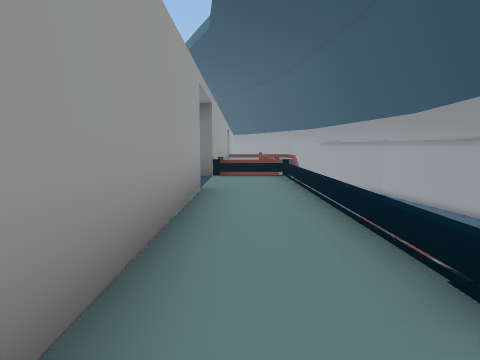
view 1 (above)

23 first-person views from a walk through a Unity game level. The camera is 1.5 m above the floor, tilts 6° down and sees 75° across. The floor is counted in squares, 2 m on a side. Each view is taken from the middle of a square. On the plan, view 1 faces up. The plan holds only what a view shows up to about 10 squares ahead; the rest is blank. The place goes on beyond the plan. The player is left out.

view 2
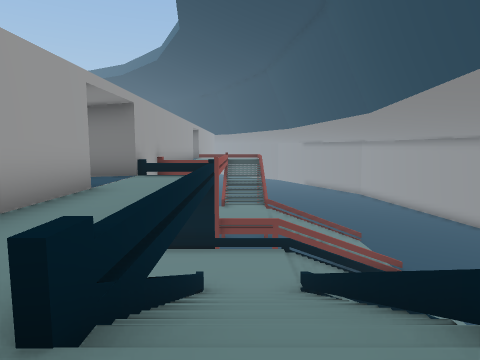

view 3
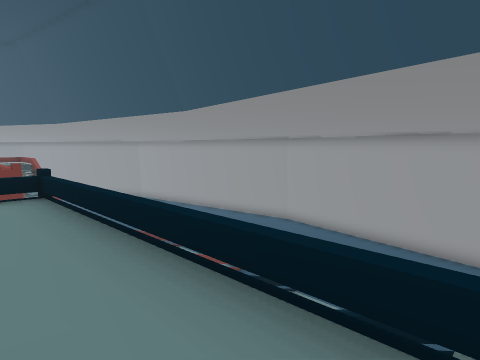

view 4
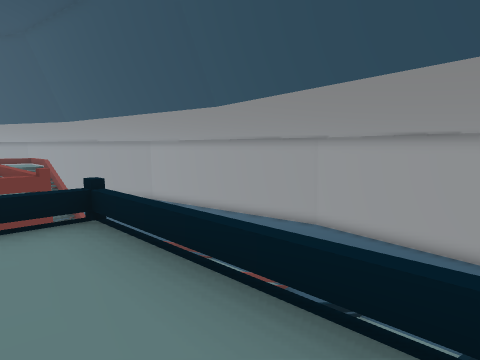

view 5
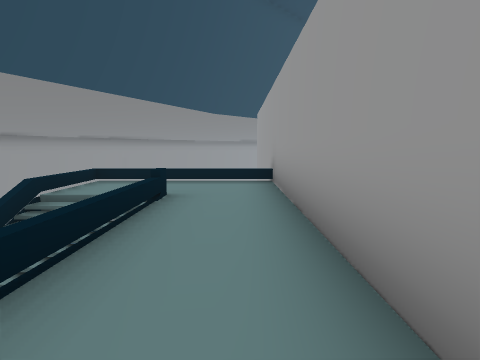

view 6
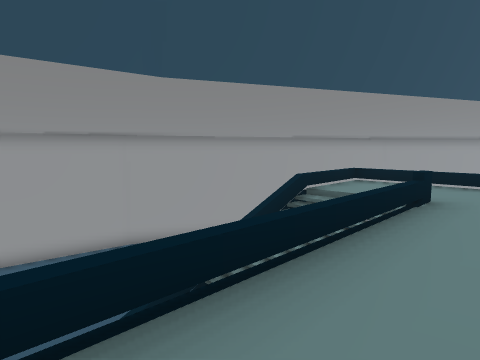

view 7
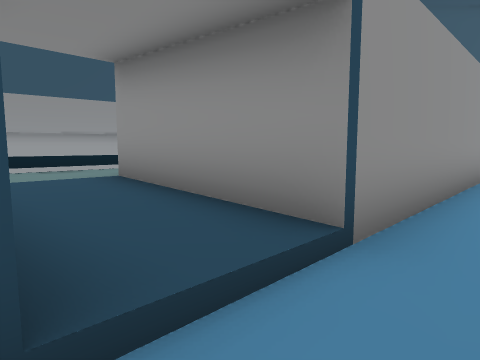

view 8
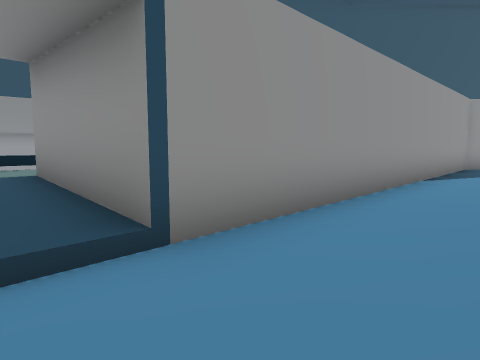

view 9
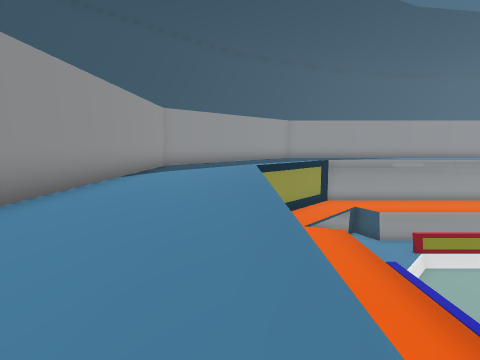

view 10
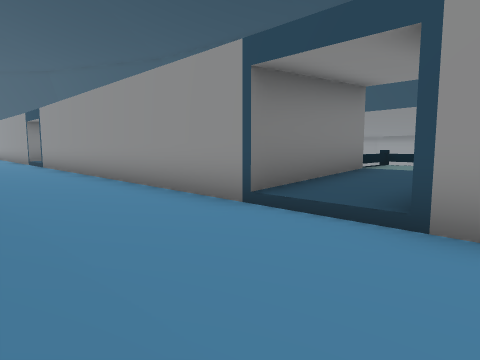

view 11
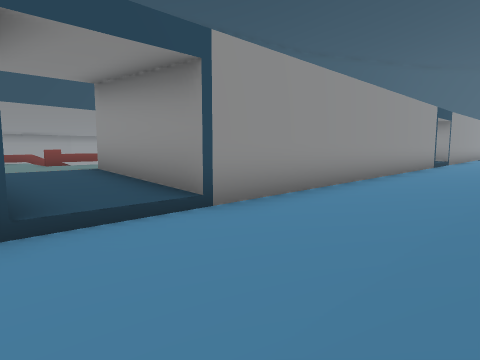

view 12
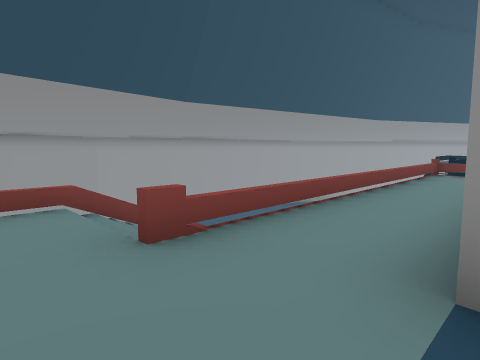

view 13
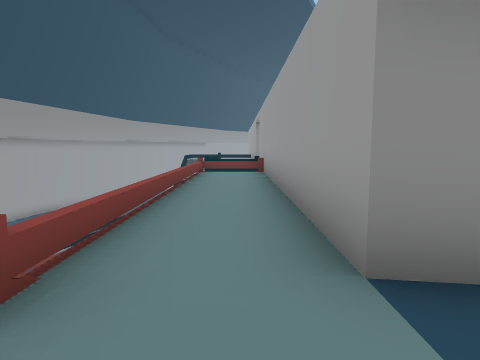

view 14
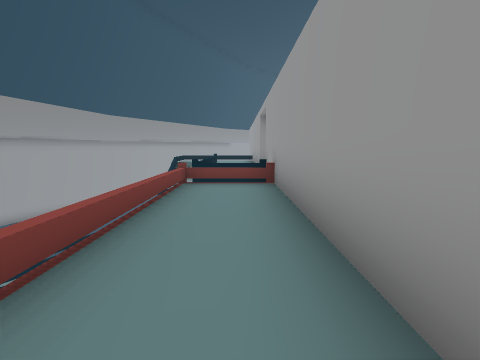

view 15
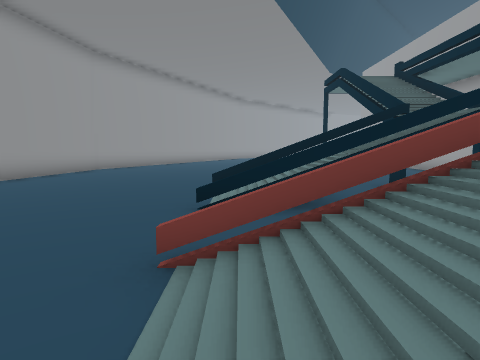

view 16
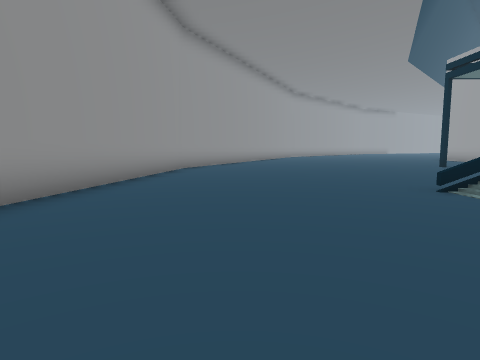

view 17
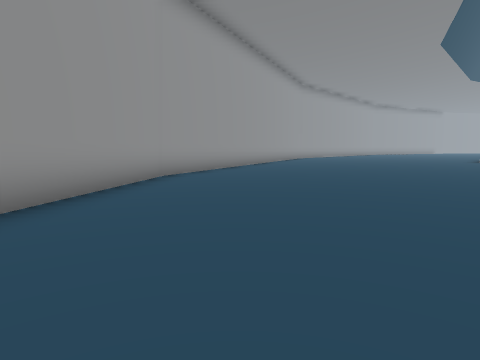

view 18
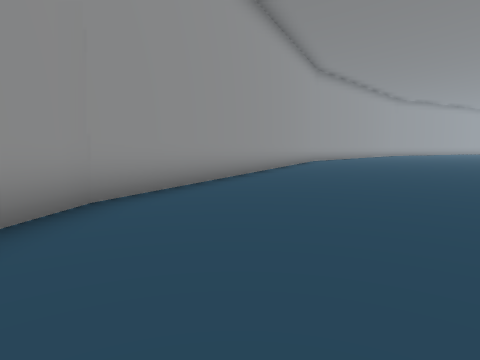

view 19
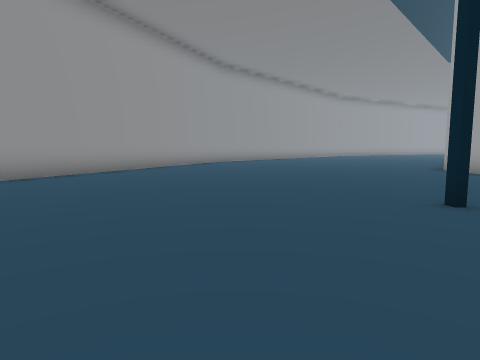

view 20
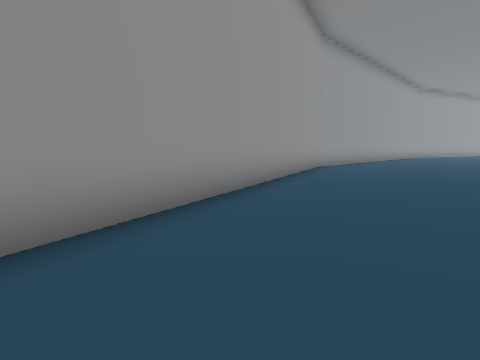

view 21
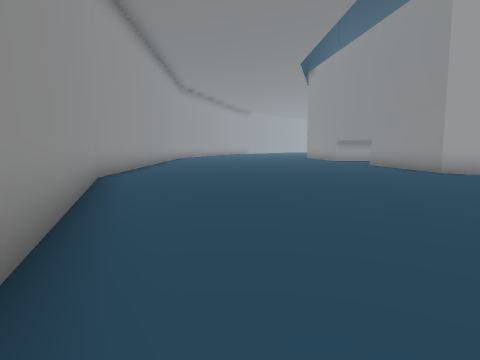

view 22
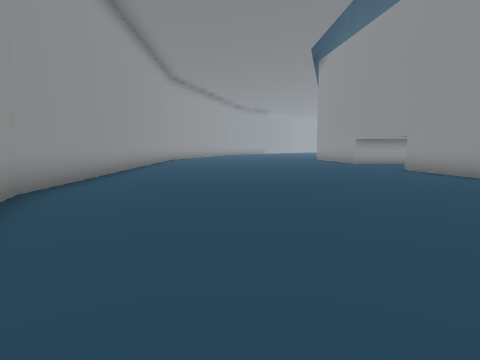

view 23
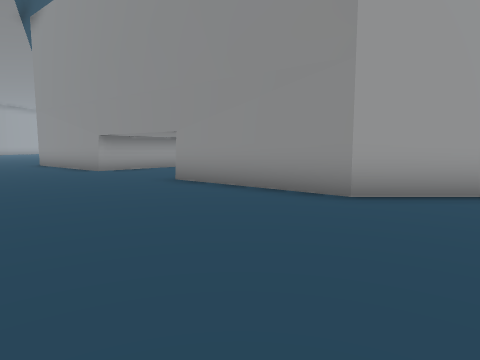

### Floor plan
Key: @ floor where view 1 was taken; # wall or solid block; x gap in a wall; . main floor; - floor 0.25 m lower than the main floor; : floor 3 m higher than the main floor; + floor 6.5 m higher than the main floor; * floor 6.75 m higher than the main floor; % floor 7 m higher than the main floor; & floor 7.5 m higher than the main floor; / step, stairs or slope; = window, fence, low wall or low ledge; ^ raised ledge; v drop or lower ground.
Columns run from 15 left of view 1 to 14 right of it. Each row starts with its distance up from view 1.
 21        +++#
 20        +++/*%%%%%//
 19        +++/*%%%%=//
 18        +++#####%^//
 17        +++=   ^%#
 16         ++=   ^%^
 15         ++=   ^%^
 14         ++=   #%=
 13         ++=   ^%%     /
 12         ++=   ^%%    //.
 11         ++=   ^%#    //.. .
 10         ++=   #       ......
  9        +++=   #      ........
  8        +++#####%#// x##......
  7        +++/*%%%%%://///......#
  6       v+++###%%%=:/ xx#......#
  5       v+++=  ^^%^/#   .......#
  4       v+++=   ^%^//  ........#
  3    vvvv+++=   ^%#// .........#
  2    vvvv+++=   ^%^//..........#
  1   vvvvv+++=   ^%=//.........##
  0   vvvvv+++=   ^@%%%.........#
 -1 v vvvvv+++=   ##&&#.........#
 -2 v vvvv +++=      --........##
 -3     vv *++=     ---........#
 -4           =     ---.......##
 -5           =   #----.......#
 -6               #----......##
 -7               #----......#
 -8              ##---.......#
 -9             ##----......##
-10            ##-----......#
-11          ---------.....##
-12          ---------.....#
-13          ---------....##
-14          #----  -....##
-15          ---     ...##
-16          --       .##

Where each view was taken, in squares from view 1:
view 1: 0 up, 0 right, facing up
view 2: 0 up, 2 right, facing up
view 3: 3 up, 0 right, facing up-right
view 4: 5 up, 0 right, facing up-right
view 5: 6 up, 0 right, facing down
view 6: 6 up, 0 right, facing down-right
view 7: 8 up, 6 left, facing down-right
view 8: 7 up, 7 left, facing down-right
view 9: 7 up, 8 left, facing down
view 10: 5 up, 8 left, facing up-right
view 11: 21 up, 8 left, facing down-right
view 12: 20 up, 1 left, facing down-right
view 13: 20 up, 0 right, facing down
view 14: 17 up, 0 right, facing down
view 15: 13 up, 7 right, facing down
view 16: 11 up, 11 right, facing down
view 17: 8 up, 11 right, facing down
view 18: 4 up, 11 right, facing down
view 19: 3 up, 6 right, facing down
view 20: 1 down, 10 right, facing down
view 21: 5 down, 10 right, facing down-left
view 22: 7 down, 8 right, facing down-left
view 23: 9 down, 4 right, facing left
